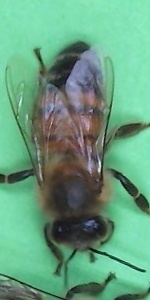
#> input picture Tensorflow/PollenCounter/Archive/BeeDataset_20201121/None/1OASm4bCy7WcmBfwuANpEvBiv6jXDEzA.jpeg, 150 x 300 px; its folder holds only this picture in this run
$ jupyter execute --allow-errors GEORGE_Canny_Experiment.ipynb   (shell and % lines are left out)
#> lines starting #> are read from the running program, lines starting #| are printed output that depends on the picture
#> further down, image is the input picture: PIL image 150x300 RGB; mean R, G, B 102.8, 158.9, 127.8
### PollenCounter/GEORGE_Library.py
import os
import pathlib
import matplotlib
from matplotlib import cm
import matplotlib.pyplot as plt
import random
import io
import imageio
import glob
import cv2
import numpy as np
from six import BytesIO
from PIL import Image, ImageDraw, ImageFont
from IPython.display import display, Javascript
from IPython.display import Image as IPyImage
from tqdm import tqdm
import math
import tensorflow as tf
import tensorflow_datasets as tfds
from tensorflow.keras import layers
from object_detection.utils import label_map_util
from object_detection.utils import config_util
from object_detection.utils import visualization_utils as viz_utils
from object_detection.builders import model_builder
import pandas as pd
import sys
import skimage
import skimage.io
import skimage.transform
from skimage import io, transform
import plotly.graph_objs as go
import plotly.figure_factory as ff
from plotly import tools
from plotly.offline import download_plotlyjs, init_notebook_mode, plot, iplot
from sklearn.model_selection import train_test_split
from sklearn import metrics
from keras import optimizers
from keras.models import Sequential
from keras.layers import Dense, Conv2D, Flatten, MaxPool2D, Dropout, BatchNormalization,LeakyReLU
from keras.preprocessing.image import ImageDataGenerator
from keras.callbacks import ModelCheckpoint, Callback, EarlyStopping, ReduceLROnPlateau, LearningRateScheduler
from keras.utils import to_categorical
import warnings

global IMAGE_PATH
global IMAGE_WIDTH
global IMAGE_HEIGHT
global IMAGE_CHANNELS
global category_index

IMAGE_PATH = 'Yang Model Training/bee_imgs/bee_imgs/'
IMAGE_WIDTH = 75
IMAGE_HEIGHT = 150
IMAGE_CHANNELS = 3
category_index = {1: {'id': 1, 'name': 'regular'}, 2: {'id': 2, 'name': 'pollen'}, 3: {'id': 3, 'name': 'varroa'}, 4: {'id': 4, 'name': 'wasps'}}
#category_index = {1: {'id': 1, 'name': 'regular'}, 2: {'id': 2, 'name': 'cooling'}, 3: {'id': 3, 'name': 'pollen'}, 4: {'id': 4, 'name': 'varroa'}, 5: {'id': 5, 'name': 'wasps'}}
batch_size = 64


# [61 lines left out: functions load_image_into_numpy_array, plot_detections, get_label, not called in this run]
    #return list(category_index.values())[trans_label], tf.one_hot(trans_label, 5), [trans_label + 1]

def zoom_image (new_image):
    # new input is a uint8 numpy array with shape (img_height, img_width, 3)
    # input is uint8 eagerTensor, non-normalized (values between 0 and 255)
    DataGen = tf.keras.Sequential([layers.RandomZoom(0.1, 0.1)])
    new_image = tf.cast(np.array(new_image), tf.float32)
    new_image = DataGen(new_image)
    return np.array(new_image).astype('uint8')

# [127 lines left out: functions extract_sub, process_image, unison_shuffle, not called in this run]

# Automatic brightness and contrast optimization with optional histogram clipping
def automatic_brightness_and_contrast(image):
    alow = image.min()
#> alow = 0
    ahigh = image.max()
#> ahigh = 254
    amax = 255
    amin = 0

    # calculate alpha, beta
    alpha = ((amax - amin) / (ahigh - alow))
#> alpha = 1
    beta = amin - alow * alpha
#> beta = 0
    # perform the operation g(x,y)= α * f(x,y)+ β
    auto_result = cv2.convertScaleAbs(image, alpha=alpha, beta=beta)
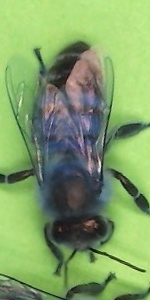
#> auto_result: shape (300, 150, 3); mean of channels 0, 1, 2 103.1, 159.6, 128.4; drawn as B, G, R
    return (np.array(auto_result).astype('uint8'))#, alpha, beta)

# [35 lines left out: functions augment_npset, missing_data, not called in this run]

def read_image_sizes(file_name):
    image = skimage.io.imread(IMAGE_PATH + file_name)
    return list(image.shape)

# [189 lines left out: functions draw_category_images, draw_trace_box, draw_group, read_image, categories_encoder, create_trace and 6 more, not called in this run]

### PollenCounter/GEORGE_Canny_Experiment.ipynb
# Gradient-Effected Object Recognition Gauge for hive Entrances (GEORGE)
Neural-net-powered honeybee hive-mounted pollen, varroa, and wasp counter

## Imports

[cell 1]
import os
import matplotlib.pyplot as plt
import random
import glob
import cv2
import numpy as np
from PIL import Image
from tqdm import tqdm
import tensorflow as tf
import GEORGE_Library as GEORGE

print("Done")

## Define global variables

[cell 2]
category_index = {1: {'id': 1, 'name': 'none'}, 2: {'id': 2, 'name': 'pollen'}, 3: {'id': 3, 'name': 'varroa'}, 4: {'id': 4, 'name': 'wasps'}}
#category_index = {1: {'id': 1, 'name': 'none'}, 2: {'id': 2, 'name': 'cooling'}, 3: {'id': 3, 'name': 'pollen'}, 4: {'id': 4, 'name': 'varroa'}, 5: {'id': 5, 'name': 'wasps'}}
train_augmented_fp = "Dataset/TrainAugmented"
val_augmented_fp = "Dataset/ValAugmented"
IMAGE_WIDTH = 75
IMAGE_HEIGHT = 150
EX_SUB = False
VAL_SIZE = 0.1
FILL_IMG = True
num_sets = 2

print("Done")

## Experiment to improve canny edge detection for subject extraction

## Load Datasets

image format is a uint8 numpy array with shape (img_height, img_width, 3)
label format is an array of four values, either 0 or 1 (e.g [0, 1, 0, 0] for pollen), where the first value corresponding to "none" is omitted.

[cell 3]
try:
    files = os.listdir(train_augmented_fp)
    for file in files:
        file_path = os.path.join(train_augmented_fp, file)
        if os.path.isfile(file_path):
            os.remove(file_path)
    files = os.listdir(val_augmented_fp)
    for file in files:
        file_path = os.path.join(val_augmented_fp, file)
        if os.path.isfile(file_path):
            os.remove(file_path)
except OSError:
    print("Error")

# dataset_paths = {'PD': {'none': {'path': 'Dataset/PollenDataset/None', 'label': [0, 0, 0, 0]},
#                         'pollen': {'path': 'Dataset/PollenDataset/Pollen', 'label': [0, 1, 0, 0]}},
#                  'BA': {'none': {'path': 'Dataset/BeeAlarmed/None', 'label': [0, 0, 0, 0]},
#                         'cooling': {'path': 'Dataset/BeeAlarmed/Cooling', 'label': [1, 0, 0, 0]},
#                         'pollen': {'path': 'Dataset/BeeAlarmed/Pollen', 'label': [0, 1, 0, 0]},
#                         'varroa': {'path': 'Dataset/BeeAlarmed/Varroa', 'label': [0, 0, 1, 0]},
#                         'wasps': {'path': 'Dataset/BeeAlarmed/Wasps', 'label': [0, 0, 0, 1]}},
#                  'YM': {'none': {'path': 'Dataset/YangModel/None', 'label': [0, 0, 0, 0]},
#                         'cooling': {'path': 'Dataset/YangModel/Cooling', 'label': [1, 0, 0, 0]},
#                         'pollen': {'path': 'Dataset/YangModel/Pollen', 'label': [0, 1, 0, 0]},
#                         'varroa': {'path': 'Dataset/YangModel/Varroa', 'label': [0, 0, 1, 0]}}}#,
#                  # 'USU': {'none': {'path': 'Dataset/USU/None', 'label': [0, 0, 0, 0]},
#                  #         'cooling': {'path': 'Dataset/USU/Cooling', 'label': [1, 0, 0, 0]},
#                  #         'pollen': {'path': 'Dataset/USU/Pollen', 'label': [0, 1, 0, 0]},
#                  #         'varroa': {'path': 'Dataset/USU/Varroa', 'label': [0, 0, 1, 0]}}}
dataset_paths = {'PD': {'none': {'path': 'Dataset/PollenDataset/None', 'label': [0, 0, 0]},
                        'pollen': {'path': 'Dataset/PollenDataset/Pollen', 'label': [1, 0, 0]}},
                 'BA': {'none': {'path': 'Dataset/BeeAlarmed/None', 'label': [0, 0, 0]},
                        'pollen': {'path': 'Dataset/BeeAlarmed/Pollen', 'label': [1, 0, 0]},
                        'varroa': {'path': 'Dataset/BeeAlarmed/Varroa', 'label': [0, 1, 0]},
                        'wasps': {'path': 'Dataset/BeeAlarmed/Wasps', 'label': [0, 0, 1]}},
                 'YM': {'none': {'path': 'Dataset/YangModel/None', 'label': [0, 0, 0]},
                        'pollen': {'path': 'Dataset/YangModel/Pollen', 'label': [1, 0, 0]},
                        'varroa': {'path': 'Dataset/YangModel/Varroa', 'label': [0, 1, 0]}}}#,
                 # 'USU': {'none': {'path': 'Dataset/USU/None', 'label': [0, 0, 0, 0]},
                 #         'cooling': {'path': 'Dataset/USU/Cooling', 'label': [1, 0, 0, 0]},
                 #         'pollen': {'path': 'Dataset/USU/Pollen', 'label': [0, 1, 0, 0]},
                 #         'varroa': {'path': 'Dataset/USU/Varroa', 'label': [0, 0, 1, 0]}}}

train_random_file_list = []
val_random_file_list = []
#> (the rest of this cell did not finish here and is left out)

[cell 4]
# import the necessary packages
import numpy as np
import argparse
import glob
import cv2
# [9 lines left out: function auto_canny, not called in this run]

if EX_SUB:
    # new_image = GEORGE.extract_sub(np.array(new_image).astype('uint8'))

    # read image
    # img = cv2.imread("cartoon.jpg")

    # convert to gray
    gray = cv2.cvtColor(new_image, cv2.COLOR_BGR2GRAY)

    # threshold
    thresh = cv2.threshold(gray, 180, 255, cv2.THRESH_BINARY)[1]

    # morphology edgeout = dilated_mask - mask
    # morphology dilate
    kernel = cv2.getStructuringElement(cv2.MORPH_RECT, (5,5))
    dilate = cv2.morphologyEx(thresh, cv2.MORPH_DILATE, kernel)

    # get absolute difference between dilate and thresh
    diff = cv2.absdiff(dilate, thresh)

    # invert
    new_image = 255 - diff

    cv2.imshow("edges", new_image)
    cv2.waitKey(0)

[cell 5]
# [97 lines left out: function extract_sub, not called in this run]

#> (a cell that did not finish here is left out)


$ run again, on Tensorflow/PollenCounter/Archive/BeeDataset_20201121/None/7XyE1P3Tnf5vROZ1emnlGzxKkmzQmzdz.jpeg
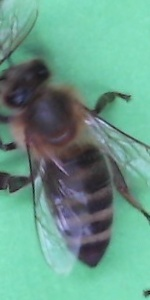
#> input picture Tensorflow/PollenCounter/Archive/BeeDataset_20201121/None/7XyE1P3Tnf5vROZ1emnlGzxKkmzQmzdz.jpeg, 150 x 300 px
#> image is the input picture: PIL image 150x300 RGB; mean R, G, B 105.3, 155.5, 138.7
#> alow = 0
#> ahigh = 238
#> alpha = 1.07
#> beta = 0
#> in automatic_brightness_and_contrast, `auto_result = cv2.convertScaleAbs(image, alpha=alpha, beta=beta)`:
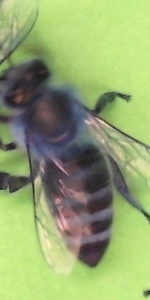
#> auto_result: shape (300, 150, 3); mean of channels 0, 1, 2 112.8, 166.7, 148.6; drawn as B, G, R

$ run again, on Tensorflow/PollenCounter/Archive/BeeDataset_20201121/None/9MIqGFMNz2IpSSKnokZVt6R26JWGJqNo.jpeg
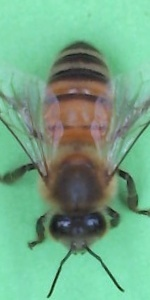
#> input picture Tensorflow/PollenCounter/Archive/BeeDataset_20201121/None/9MIqGFMNz2IpSSKnokZVt6R26JWGJqNo.jpeg, 150 x 300 px
#> image is the input picture: PIL image 150x300 RGB; mean R, G, B 115.1, 166.2, 134.8
#> alow = 0
#> ahigh = 239
#> alpha = 1.07
#> beta = 0
#> in automatic_brightness_and_contrast, `auto_result = cv2.convertScaleAbs(image, alpha=alpha, beta=beta)`:
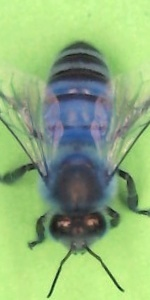
#> auto_result: shape (300, 150, 3); mean of channels 0, 1, 2 122.8, 177.4, 143.8; drawn as B, G, R

$ run again, on Tensorflow/PollenCounter/Archive/BeeDataset_20201121/None/9PiSPlTzqYW8dPPZjgcgNvPXQi5pDxev.jpeg
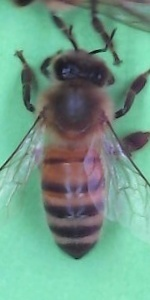
#> input picture Tensorflow/PollenCounter/Archive/BeeDataset_20201121/None/9PiSPlTzqYW8dPPZjgcgNvPXQi5pDxev.jpeg, 150 x 300 px
#> image is the input picture: PIL image 150x300 RGB; mean R, G, B 112, 154.6, 136.3
#> alow = 0
#> ahigh = 240
#> alpha = 1.06
#> beta = 0
#> in automatic_brightness_and_contrast, `auto_result = cv2.convertScaleAbs(image, alpha=alpha, beta=beta)`:
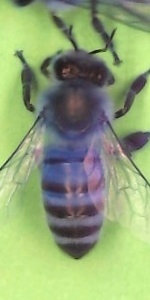
#> auto_result: shape (300, 150, 3); mean of channels 0, 1, 2 119, 164.3, 144.8; drawn as B, G, R

$ run again, on Tensorflow/PollenCounter/Archive/BeeDataset_20201121/None/1wwR2kxSHeTaePv3cn77yEfpOLRRqNMv.jpeg
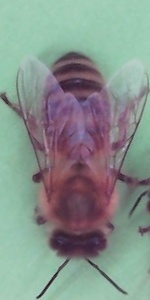
#> input picture Tensorflow/PollenCounter/Archive/BeeDataset_20201121/None/1wwR2kxSHeTaePv3cn77yEfpOLRRqNMv.jpeg, 150 x 300 px
#> image is the input picture: PIL image 150x300 RGB; mean R, G, B 134.2, 146, 140.1
#> alow = 16
#> ahigh = 210
#> alpha = 1.31
#> beta = -21.03
#> in automatic_brightness_and_contrast, `auto_result = cv2.convertScaleAbs(image, alpha=alpha, beta=beta)`:
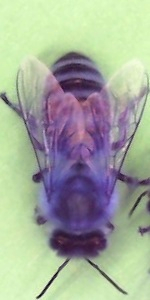
#> auto_result: shape (300, 150, 3); mean of channels 0, 1, 2 155.4, 170.8, 163.1; drawn as B, G, R
